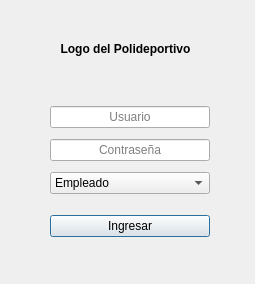
<?xml version="1.0" encoding="UTF-8"?>
<ui version="4.0">
 <class>LoginWindow</class>
 <widget class="QDialog" name="LoginWindow">
  <property name="geometry">
   <rect>
    <x>0</x>
    <y>0</y>
    <width>255</width>
    <height>284</height>
   </rect>
  </property>
  <property name="minimumSize">
   <size>
    <width>255</width>
    <height>284</height>
   </size>
  </property>
  <property name="maximumSize">
   <size>
    <width>255</width>
    <height>284</height>
   </size>
  </property>
  <property name="windowTitle">
   <string>Login</string>
  </property>
  <widget class="QWidget" name="verticalLayoutWidget">
   <property name="geometry">
    <rect>
     <x>50</x>
     <y>100</y>
     <width>160</width>
     <height>144</height>
    </rect>
   </property>
   <layout class="QVBoxLayout" name="verticalLayout">
    <property name="spacing">
     <number>5</number>
    </property>
    <item>
     <widget class="QLineEdit" name="lineEdit">
      <property name="alignment">
       <set>Qt::AlignCenter</set>
      </property>
      <property name="placeholderText">
       <string>Usuario</string>
      </property>
     </widget>
    </item>
    <item>
     <widget class="QLineEdit" name="lineEdit_2">
      <property name="echoMode">
       <enum>QLineEdit::Password</enum>
      </property>
      <property name="alignment">
       <set>Qt::AlignCenter</set>
      </property>
      <property name="placeholderText">
       <string>Contraseña</string>
      </property>
     </widget>
    </item>
    <item>
     <widget class="QComboBox" name="comboBox">
      <item>
       <property name="text">
        <string>Empleado</string>
       </property>
      </item>
      <item>
       <property name="text">
        <string>Administrador</string>
       </property>
      </item>
     </widget>
    </item>
    <item>
     <spacer name="horizontalSpacer">
      <property name="orientation">
       <enum>Qt::Horizontal</enum>
      </property>
      <property name="sizeHint" stdset="0">
       <size>
        <width>40</width>
        <height>10</height>
       </size>
      </property>
     </spacer>
    </item>
    <item>
     <widget class="QPushButton" name="pushButton">
      <property name="text">
       <string>Ingresar</string>
      </property>
     </widget>
    </item>
   </layout>
  </widget>
  <widget class="QLabel" name="label">
   <property name="geometry">
    <rect>
     <x>50</x>
     <y>40</y>
     <width>151</width>
     <height>17</height>
    </rect>
   </property>
   <property name="font">
    <font>
     <weight>75</weight>
     <bold>true</bold>
    </font>
   </property>
   <property name="text">
    <string>Logo del Polideportivo</string>
   </property>
   <property name="alignment">
    <set>Qt::AlignCenter</set>
   </property>
  </widget>
 </widget>
 <resources/>
 <connections/>
</ui>
